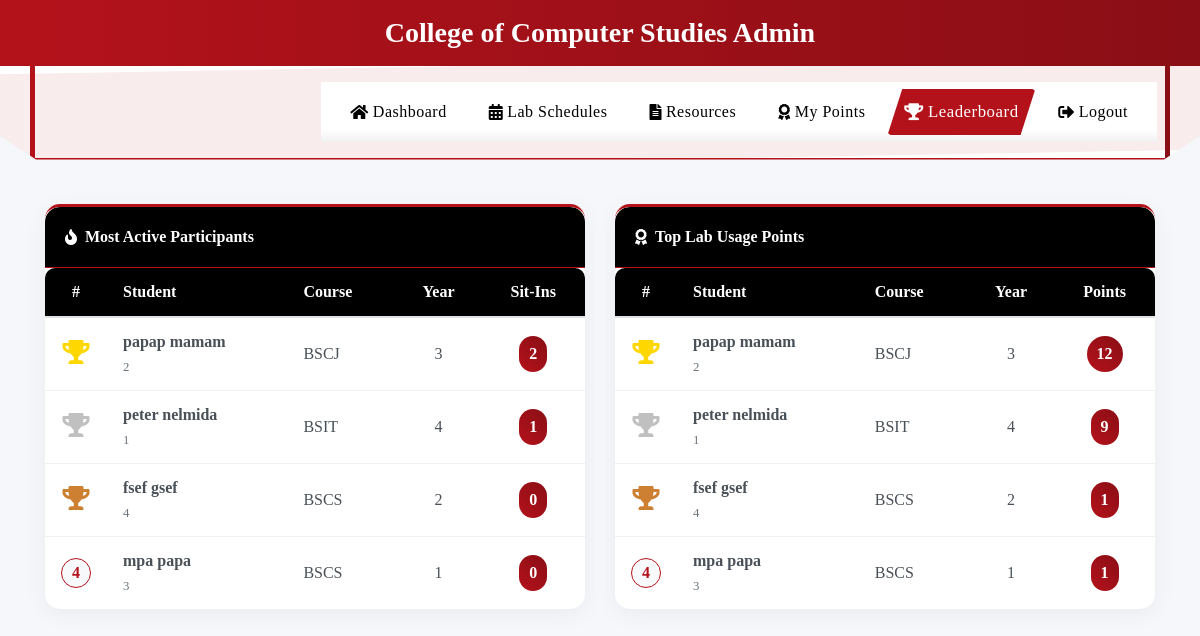
The page /leaderboard (signed in) on the database as committed earlier.
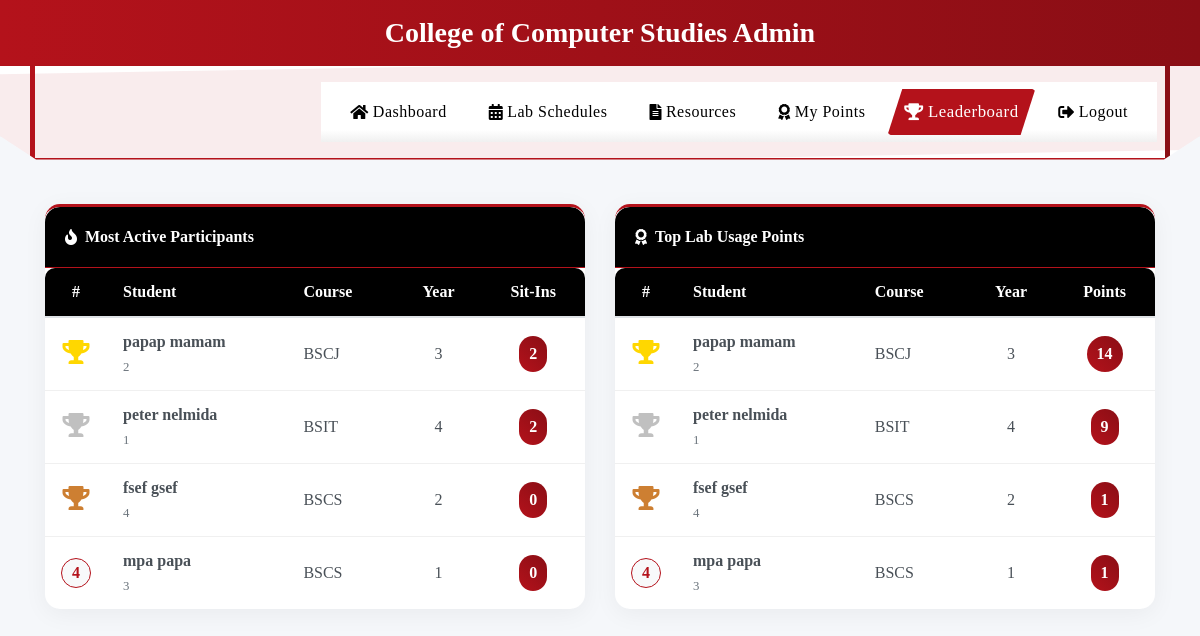
The same page on the database as committed later.
### tables this page shows
CREATE TABLE users
(id INTEGER PRIMARY KEY AUTOINCREMENT,
idno varchar(50),
lastname varchar(80),
firstname varchar(80),
middlename varchar(80),
course varchar(50),
year_level varchar(50),
email varchar(60),
username varchar(80),
password varchar(90), remaining_sessions INTEGER DEFAULT 30, is_admin INTEGER DEFAULT 0, profile_image TEXT, role TEXT DEFAULT 'user', points INTEGER DEFAULT 0);

### app.py (the view, shortened to what this page needs)
@app.route('/leaderboard')
def leaderboard():
    if 'admin' not in session and 'user_id' not in session:
        return redirect(url_for('login'))
    try:
        conn = get_db_connection()
        cursor = conn.cursor()
        cursor.execute('SELECT COUNT(*) as count FROM sitins WHERE logout_time IS NULL')
        active_count = cursor.fetchone()['count']
        cursor.execute('''
            SELECT
                u.idno,
                u.firstname,
                u.lastname,
                u.course,
                u.year_level,
                COUNT(s.id) as total_sitins
            FROM
                users u
            LEFT JOIN
                sitins s ON u.idno = s.student_id AND s.status = 'Completed'
            WHERE
                u.is_admin = 0
            GROUP BY
                u.idno
            ORDER BY
                total_sitins DESC
            LIMIT 20
        ''')
        top_sitins = cursor.fetchall()
        cursor.execute("SELECT name FROM sqlite_master WHERE type='table' AND name='points_history'")
        points_history_exists = cursor.fetchone() is not None
        if points_history_exists:
            cursor.execute('''
                SELECT
                    u.idno,
                    u.firstname,
                    u.lastname,
                    u.course,
                    u.year_level,
                    u.remaining_sessions,
                    COALESCE(SUM(ph.points), 0) as lab_points
                FROM
                    users u
                LEFT JOIN
                    points_history ph ON u.idno = ph.student_id
                WHERE
                    u.is_admin = 0
                GROUP BY
                    u.idno
                ORDER BY
                    lab_points DESC
                LIMIT 20
            ''')
        top_points = cursor.fetchall()
        conn.close()
        return render_template(
            'leaderboard.html',
            top_sitins=top_sitins,
            top_points=top_points,
            active_count=active_count
        )
    except Exception as e:
        print(f"Error loading leaderboard: {str(e)}")
        flash(f"Error loading leaderboard: {str(e)}", 'danger')
        if 'admin' in session:
            return redirect(url_for('admin_dashboard'))
        else:
            return redirect(url_for('user_dashboard'))

### app.py (called while the page is built, shortened)
def get_db_connection():
    conn = sqlite3.connect('students.db', timeout=30)
    conn.execute("PRAGMA journal_mode=WAL")  # Use Write-Ahead Logging
    conn.row_factory = sqlite3.Row
    try:
        cursor = conn.cursor()
        cursor.execute("PRAGMA table_info(users)")
        columns = [column[1] for column in cursor.fetchall()]
        cursor.execute("PRAGMA table_info(sitins)")
        sitins_columns = [column[1] for column in cursor.fetchall()]
    except Exception as e:
        print(f"Error in get_db_connection: {str(e)}")
    return conn

### templates/leaderboard.html (shortened to what the changed rows need)
<!DOCTYPE html>
<html lang="en">
<head>
    <link rel="stylesheet" href="https://stackpath.bootstrapcdn.com/bootstrap/4.5.2/css/bootstrap.min.css">
    <link rel="stylesheet" href="https://cdnjs.cloudflare.com/ajax/libs/font-awesome/5.15.3/css/all.min.css">
    <link rel="stylesheet" href="{{ url_for('static', filename='css/navbar.css') }}">
</head>
<body>
    <div class="container py-4">
        <div class="row">
            <div class="col-lg-6">
                <div class="card">
                    <div class="card-body p-0">
                        <div class="table-responsive">
                            <table class="table table-hover">
                                <thead>
                                    <tr>
                                        <th class="text-center" width="60">#</th>
                                        <th>Student</th>
                                        <th>Course</th>
                                        <th class="text-center">Year</th>
                                        <th class="text-center">Sit-Ins</th>
                                    </tr>
                                </thead>
                                <tbody>
                                    {% for student in top_sitins %}
                                    <tr>
                                        <td class="text-center">
                                            {% if loop.index == 1 %}
                                            <i class="fas fa-trophy trophy-icon medal-gold"></i>
                                            {% elif loop.index == 2 %}
                                            <i class="fas fa-trophy trophy-icon medal-silver"></i>
                                            {% elif loop.index == 3 %}
                                            <i class="fas fa-trophy trophy-icon medal-bronze"></i>
                                            {% else %}
                                            <span class="rank-number">{{ loop.index }}</span>
                                            {% endif %}
                                        </td>
                                        <td>
                                            <strong>{{ student.firstname }} {{ student.lastname }}</strong>
                                            <br>
                                            <small class="text-muted">{{ student.idno }}</small>
                                        </td>
                                        <td>{{ student.course }}</td>
                                        <td class="text-center">{{ student.year_level }}</td>
                                        <td class="text-center">
                                            <span class="points-badge">{{ student.total_sitins }}</span>
                                        </td>
                                    </tr>
                                    {% else %}
                                    <tr>
                                        <td colspan="5" class="text-center py-4">
                                            <i class="fas fa-info-circle mr-1"></i> No data available
                                        </td>
                                    </tr>
                                    {% endfor %}
                                </tbody>
                            </table>
                        </div>
                    </div>
                </div>
            </div>
            <div class="col-lg-6">
                <div class="card">
                    <div class="card-body p-0">
                        <div class="table-responsive">
                            <table class="table table-hover">
                                <thead>
                                    <tr>
                                        <th class="text-center" width="60">#</th>
                                        <th>Student</th>
                                        <th>Course</th>
                                        <th class="text-center">Year</th>
                                        <th class="text-center">Points</th>
                                    </tr>
                                </thead>
                                <tbody>
                                    {% for student in top_points %}
                                    <tr>
                                        <td class="text-center">
                                            {% if loop.index == 1 %}
                                            <i class="fas fa-trophy trophy-icon medal-gold"></i>
                                            {% elif loop.index == 2 %}
                                            <i class="fas fa-trophy trophy-icon medal-silver"></i>
                                            {% elif loop.index == 3 %}
                                            <i class="fas fa-trophy trophy-icon medal-bronze"></i>
                                            {% else %}
                                            <span class="rank-number">{{ loop.index }}</span>
                                            {% endif %}
                                        </td>
                                        <td>
                                            <strong>{{ student.firstname }} {{ student.lastname }}</strong>
                                            <br>
                                            <small class="text-muted">{{ student.idno }}</small>
                                        </td>
                                        <td>{{ student.course }}</td>
                                        <td class="text-center">{{ student.year_level }}</td>
                                        <td class="text-center">
                                            <span class="points-badge">{{ student.lab_points }}</span>
                                        </td>
                                    </tr>
                                    {% else %}
                                    <tr>
                                        <td colspan="5" class="text-center py-4">
                                            <i class="fas fa-info-circle mr-1"></i> No data available
                                        </td>
                                    </tr>
                                    {% endfor %}
                                </tbody>
                            </table>
                        </div>
                    </div>
                </div>
            </div>
        </div>
    </div>
</body>
</html>

Rows that differ between the two databases and show on the page:
changed users "papap": lab_points "12" → "14"
changed users "peter": total_sitins "1" → "2"
